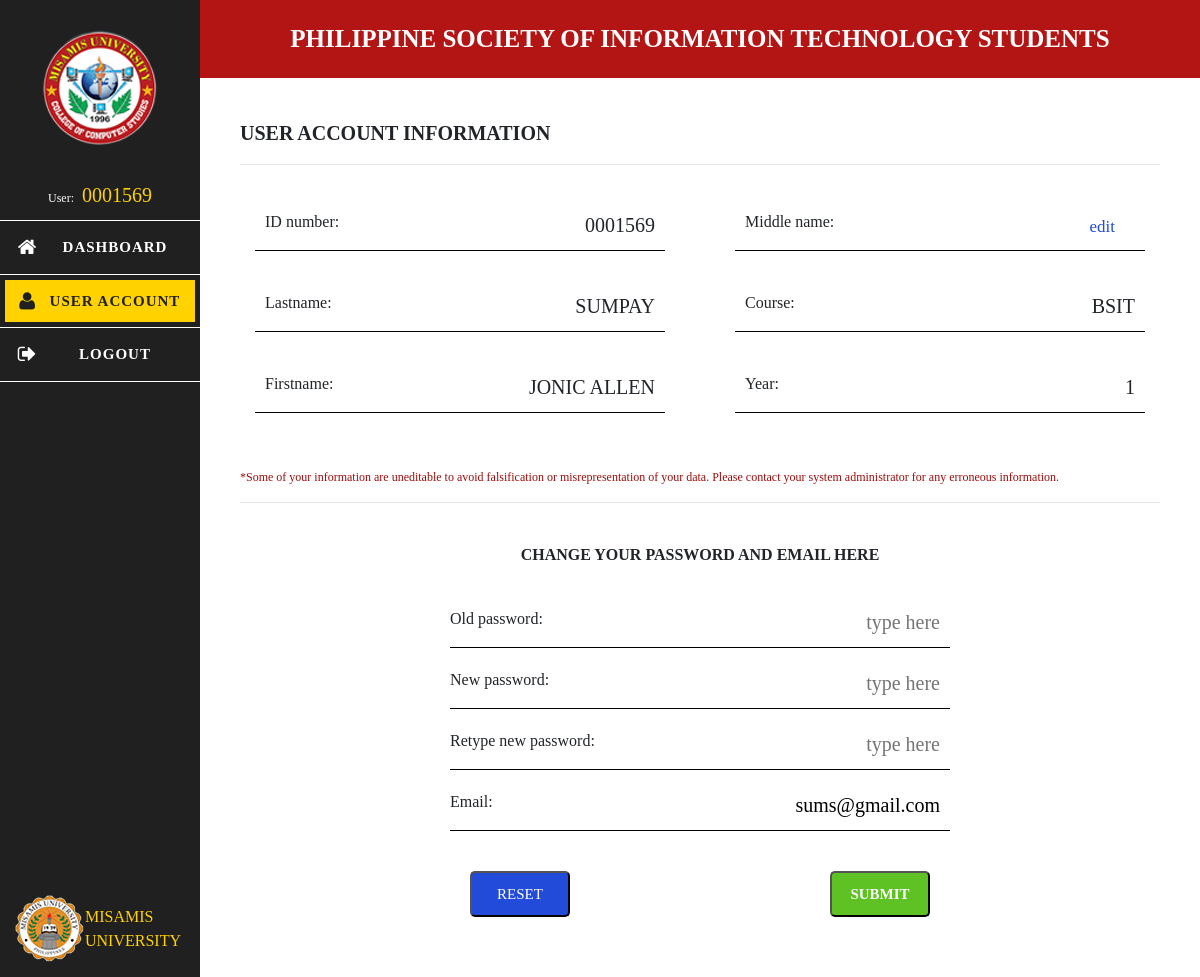
Page /user-account.php (signed in) on the committed database.
### tables this page shows
CREATE TABLE `member` (
  `idnum` varchar(7) NOT NULL,
  `lastname` varchar(30) NOT NULL,
  `firstname` varchar(50) NOT NULL,
  `midname` varchar(30) DEFAULT NULL,
  `course_id` int(1) NOT NULL,
  `year` int(1) NOT NULL,
  `email` varchar(50) NOT NULL,
  `last_access` date DEFAULT NULL,
  `password` varchar(100) DEFAULT NULL
);

CREATE TABLE `course` (
  `id` int(1) NOT NULL,
  `course_name` varchar(4) NOT NULL
);

### user-account.php (the view, shortened to what this page needs)
<!DOCTYPE html>
<html lang="en">
<head>
    <link rel="stylesheet" href="css/main.css" />
    <link rel="stylesheet" href="css/mobile.css" />
    <link rel="stylesheet" href="css/bootstrap.min.css" />
    <link rel="stylesheet" href="css/font-awesome.css" />
    <link rel="stylesheet" href="css/styles-members/css-user-account.css" />
    <link rel="stylesheet" href="css/styles-members/mobile/mob-user-account.css" />
</head>
<body>
    <?php require_once 'includes/dashboard.inc.php' ?>
        <div class="content">
            <p>USER ACCOUNT INFORMATION</p>
            <hr />
            <div class="info-box">
                <?php
                    require_once 'includes/dbh.inc.php';
                    $idnum = $_SESSION['userid'];
                    $sql = "SELECT idnum, midname, lastname, course_name, firstname, year, email FROM member INNER JOIN course ON member.course_id = course.id WHERE idnum='$idnum'";
                    $result =  mysqli_query($con, $sql) or die("Database error: ".mysqli_error($con));
                    while($row = mysqli_fetch_assoc($result)):
                ?>
                <div>ID number: <div><?php echo $row['idnum']; ?></div></div>
                <div>Middle name: <div><span id='btn-mname'>edit</span><span id='mname'><?php echo $row['midname']; ?><span></div></div>
                <div>Lastname: <div><?php echo $row['lastname']; ?></div></div>
                <div>Course: <div><?php echo $row['course_name']; ?></div></div>
                <div>Firstname: <div><?php echo $row['firstname']; ?></div></div>
                <div>Year: <div><?php echo $row['year']; ?></div></div>
            </div>
            <div class="info-small">*Some of your information are uneditable to avoid falsification or misrepresentation of your data. Please contact your system administrator for any erroneous information.</div>
            <hr />
            <div class="password-form">
                <div class='form-title'>CHANGE YOUR PASSWORD AND EMAIL HERE</div>
                <form>
                    <div>Old password: <input type="password" name='old-pass' placeholder='type here'/></div>
                    <div>New password: <input type="password" name='new-pass' placeholder='type here'/></div>
                    <div>Retype new password: <input type="password" name='new-pass-retype' placeholder='type here' /></div>
                    <div>Email: <input type="text" name='email' value="<?php echo $row['email']; ?>"></div>
                    <div id='controls'><input type='button' id='change-reset' value='RESET'/><input type="button" id='change-submit' name='submit' value='SUBMIT' /></div>
                    <?php endwhile; ?>
                </form>
            </div>
        </div>
    </div>
</body>
</html>

### includes/dashboard.inc.php
<?php
    echo <<< ENDSTRING
        <div class="sidebar">
            <i class='fa fa-close sidebarxbtn'></i>
            <div class="logo">
                <img src="imgs/ccs logo.png" alt="PSITS logo" />
            </div>
            <div class='user-side'>User: <span>
ENDSTRING;
    echo $_SESSION['userid'];
    echo <<< ENDSTRING
            </span>
            </div>
            <ul>
                <li>
                    <a href="dashboard.php"><div><i class='fa fa-home'></i> DASHBOARD</div></a>
                </li>
                <li>
                    <a href="user-account.php"><div><i class='fa fa-user'></i> USER ACCOUNT</div></a>
                </li>
                <li>
                    <a href="php/member-logout.php"><div><div><i class='fa fa-sign-out'></i> LOGOUT</div></a>
                </li>
            </ul>
            <div class='side-footer' id='mu-footer'>
                <img src='imgs/mu logo.png' alt='MU logo' />
                <span id='span'>MISAMIS UNIVERSITY</span>
            </div>
        </div>
        <div></div>
        <div class='main'>
            <div class="header">
            <i class='fa fa-bars'></i>
            <span id='psits'>PHILIPPINE SOCIETY OF INFORMATION TECHNOLOGY STUDENTS</span>
            </div>
ENDSTRING;
?>

### css/main.css (style rules this page uses)
*, html { padding: 0; margin: auto; font-family: Tahoma; }
body { width: 100%; display: inline-block; scroll-behavior: smooth; }
.header { background: #b31515; padding: 20px 0; color: white; font-weight: 700; font-size: 25px; width: 100%; text-align: center; display: grid; grid-template-columns: 60px auto; }
.main { width: 100%; }
.user-side { font-size: 15px !important; }
.user-side span { color: #ffd200; font-size: 20px; padding-left: 5px; }
.sidebar { position: fixed; top: 0; left: -200px; background: #202020; height: 100%; width: 200px; text-align: center; transition: .5s ease-in-out; z-index: 1; }
.user-side { color: #fff; font-size: 12px !important; padding: 10px; }
.logo { width: 120px; height: 120px; text-align: center; margin: 20px 40px; margin-top: 30px; }
ul { list-style-type: none; }
.sidebar ul li { color: #fff; font-weight: 700; width: 200px; border-top: #fff 1px solid; text-align: center; }
.sidebar ul li:last-child { border-bottom: #fff 1px solid; }
a { text-decoration: none !important; }
.sidebar ul li a div { color: #fff; padding: 10px !important; padding-left: 5px; margin: 5px 5px !important; letter-spacing: 1px; transition: .2s ease-in-out; display: grid; grid-template-columns: 30px auto; font-size: 15px; }
.sidebar ul li a div { font-size: 15px; }
.sidebar ul li a div i { font-size: 20px; padding-right: 5px; }
.sidebar ul li div i { font-size: 20px; padding-right: 5px; }
.menu-selected { color: #202020 !important; background: #ffd200 !important; }
.content { padding: 50px; }
.side-footer { width: 200px; color: #ffd200; cursor: pointer; text-align: center; display: grid; grid-template-columns: 50px auto; padding: 15px; margin-bottom: 0; position: absolute; bottom: 0; }
.side-footer span { text-align: left !important; padding-left: 20px !important; }

### css/mobile.css (style rules this page uses)
@media only screen and (min-width: 912px) { body { display: grid !important; grid-template-columns: 200px auto; } }
@media only screen and (min-width: 912px) { .header { display: inline-block; } }
@media only screen and (min-width: 912px) { .sidebar { left: 0; } }
@media only screen and (min-width: 912px) { .side-footer { left: 0; } }

### css/styles-members/css-user-account.css (style rules this page uses)
.content { padding: 20px; }
.user-side { font-size: 15px; }
.user-side span { color: #ffd200; font-size: 20px; }
.content p { font-size: 15px; font-weight: 700; margin-bottom: 10px; }
.info-box { display: grid; grid-template-columns: 1fr; margin-top: 20px; margin-bottom: 40px; grid-column-gap: 40px; }
.info-box div { padding: 10px; margin: 15px; display: grid; grid-template-columns: 1fr 1fr; border-bottom: 1px #000 solid; }
.info-box div div { padding: 0; margin: 0; display: block; border-bottom: none; text-align: right; font-size: 15px; }
#btn-mname { margin-right: 20px; color: rgb(33, 75, 216); font-size: 17px; cursor: pointer; }
.password-form { margin-top: 40px; }
.form-title { text-align: center; margin-bottom: 30px; font-weight: 700; }
.password-form form { width: 100%; }
.password-form form div { display: grid; grid-template-columns: 1fr 2fr; padding: 10px 0; border-bottom: 1px #000 solid; margin-bottom: 10px; width: 100%; }
.password-form form div input[type='text'], .password-form form div input[type='password'] { width: 100%; border: none; font-size: 15px; text-align: right; justify-self: end; padding-right: 10px; }
.password-form form div:nth-child(5) { border-bottom: none; margin-top: 30px; width: 100%; }
#change-reset, #change-submit { border-radius: 5px; color: #fff; padding: 10px 15px; font-size: 15px; cursor: pointer; }
#change-submit { font-weight: 700; background: rgb(94, 194, 36); justify-self: end; margin-right: 20px; }
#change-reset { background: rgb(33, 75, 216); margin-left: 20px; }
.info-small { font-size: 12px; margin-bottom: 5px; color: rgb(156, 13, 13); }
#controls input { width: 100px; }

### rows in the picture
member: idnum "0001569", lastname "SUMPAY", course.course_name "BSIT", firstname "JONIC ALLEN", year "1", email "sums@gmail.com"

### other values in the picture
$_SESSION['userid'] "0001569"
